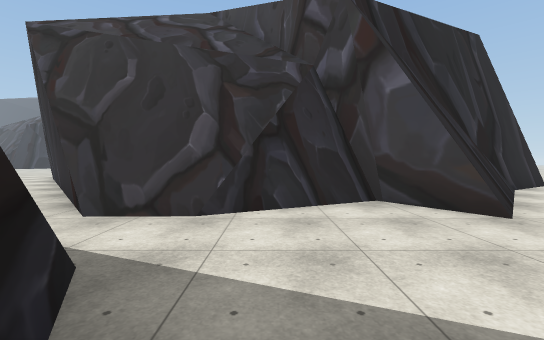
[1] (above)

16 first-person views from a walk through a Unity game level. The camera is 1.5 m above the floor, tilts 2° down and sees 90° across. The floor is counted in squares, 2 m on a side. Each view is taken from the middle of a square. On the plan, view 1 faces up. The plan holds only what a view shows up to about 10 squares ahead; the rest is blank. The place goes on beyond the plan. The player is left out. Some surface patterns are stand-ins.

[2]
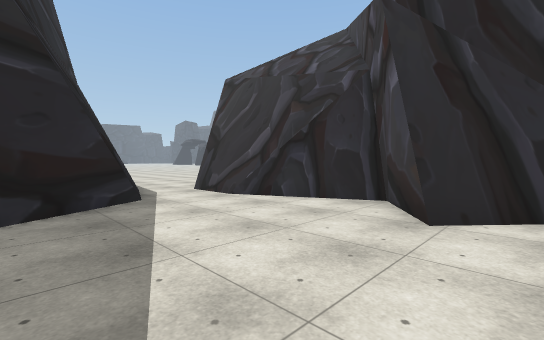

[3]
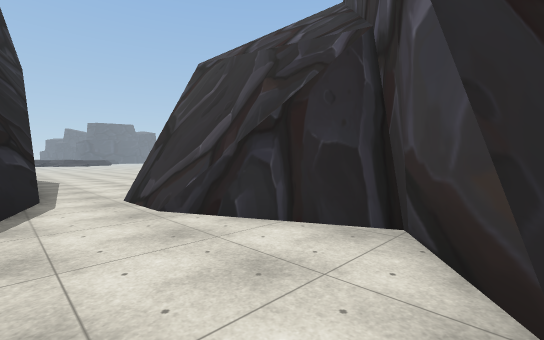

[4]
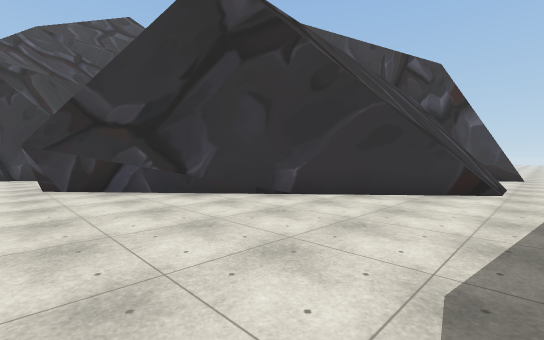

[5]
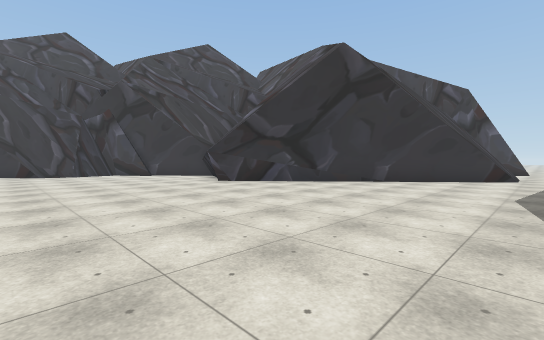

[6]
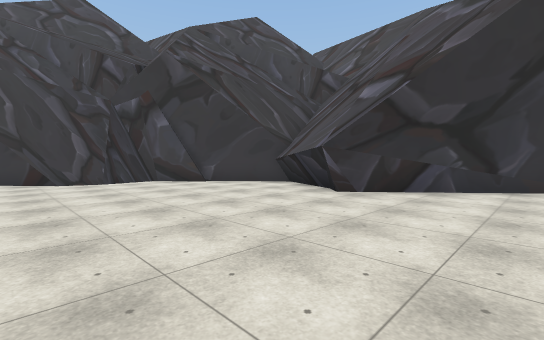

[7]
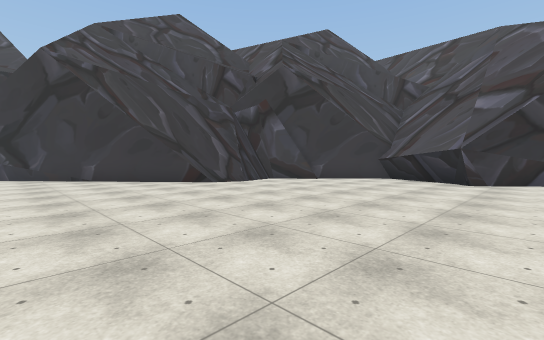

[8]
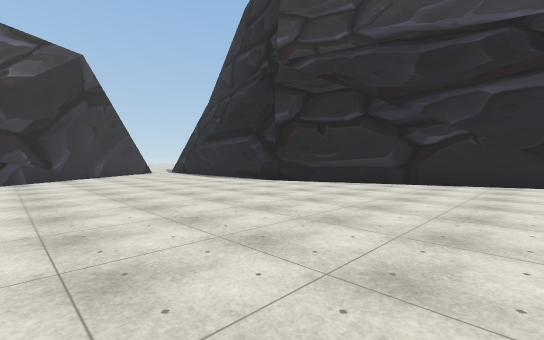

[9]
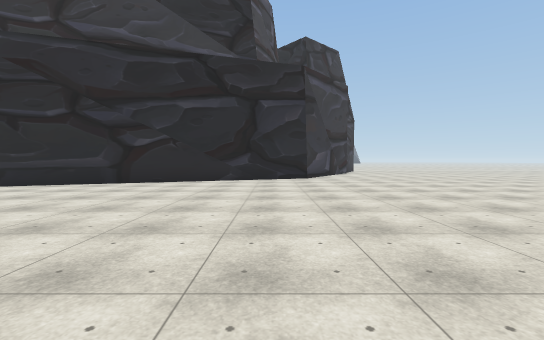

[10]
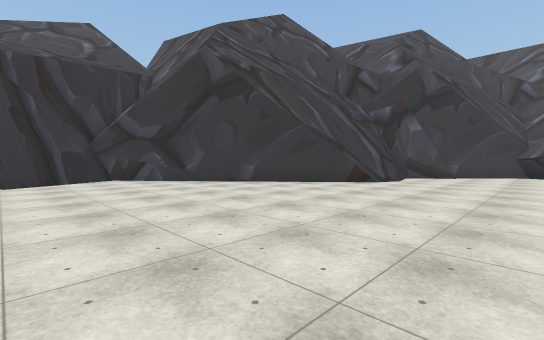

[11]
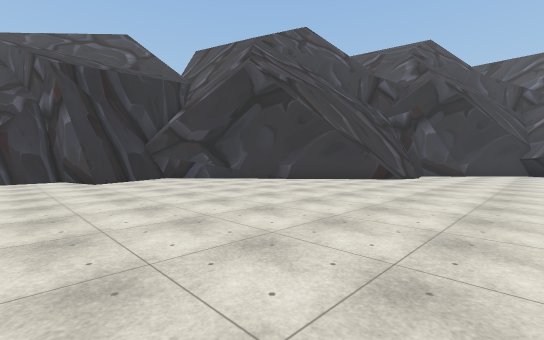

[12]
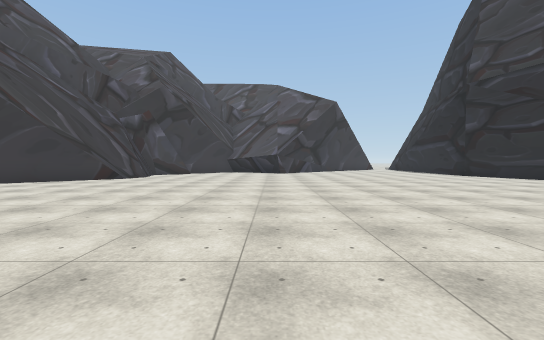

[13]
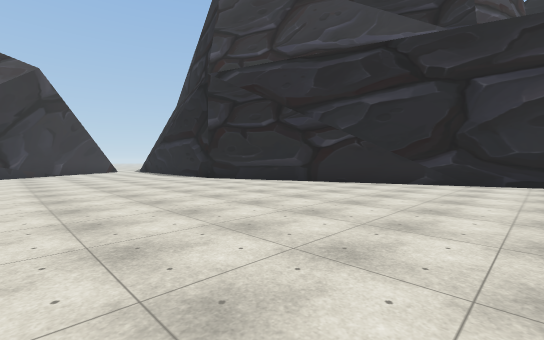

[14]
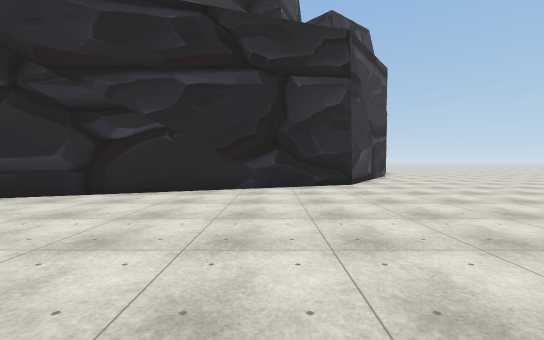

[15]
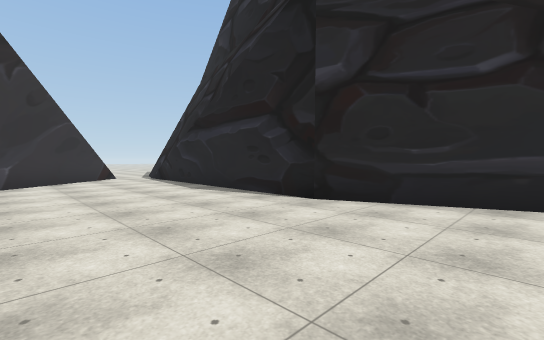

[16]
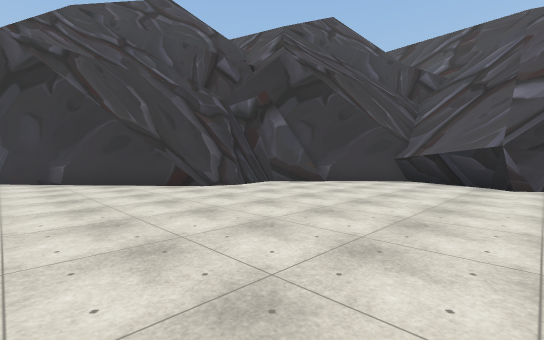

### Floor plan
Points are (right, up) in squares from view 1. A wall is a line through its corners. A room is listed if a view was taken in it or the views show most of it. See-through windows are left out.
Room 1 (views 1, 2, 3)
walls: (-1.4, 1.4) (-0.6, -0.1); (3, 3.5) (1.7, 5.4) (-0.5, 4.3) (-3.4, 4.2); (-0.7, 4) (-3, 4); (1.9, 5.3) (-1.1, 3.8); (4.5, 5.8) (2.8, 3.8); (-4.4, 2.7) (-1.4, 1.7) (-0.4, 0)
low walls: (-0.9, 3.8) (-2.7, 3.7); (4.3, 4.9) (3, 3.5); (4.5, 5.5) (2.8, 3.6)
ways out: opening at (-3, 3) to room 2
Room 2 (views 4, 5, 6, 7, 8, 9, 10, 11, 12, 13, 14, 15, 16)
walls: (-13.9, 18.1) (-19.6, 24.8); (-9.5, 11.6) (-8, 14.8); (-10, 16.8) (-11.2, 18.4) (-12.5, 18.1) (-14.7, 18.8); (-11, 18.2) (-12.8, 17.7); (-7.8, 14.6) (-9.8, 17); (-20, -0.5) (-11.9, 2.7) (-5.3, 2.5); (-23, 24) (-23.5, 25.9) (-25, 25.8); (-20.3, 25.6) (-23.1, 24.1); (-4.8, 2.6) (-2.9, 2); (-2.7, 3.7) (-9.4, 11.6) (-8.8, 12.1)
low walls: (-12.6, 17.8) (-14.3, 18.4); (-9.1, 11.8) (-7.8, 14.6); (-20.2, 25.5) (-23, 24); (-23.5, 25.8) (-25.1, 25.6)
ways out: opening at (-3, 3) to room 1

Where each view was taken, in squares from view 1:
view 1: 0 up, 0 right, facing up
view 2: 0 up, 4 right, facing up-left
view 3: 2 up, 3 right, facing up-left
view 4: 3 up, 10 left, facing up-right
view 5: 3 up, 15 left, facing up-right
view 6: 8 up, 15 left, facing up-right
view 7: 10 up, 19 left, facing up-right
view 8: 10 up, 19 left, facing down-right
view 9: 10 up, 21 left, facing down
view 10: 14 up, 23 left, facing up-right
view 11: 14 up, 25 left, facing up-right
view 12: 12 up, 25 left, facing right
view 13: 9 up, 22 left, facing down-right
view 14: 7 up, 20 left, facing down
view 15: 7 up, 15 left, facing down-right
view 16: 11 up, 18 left, facing up-right
